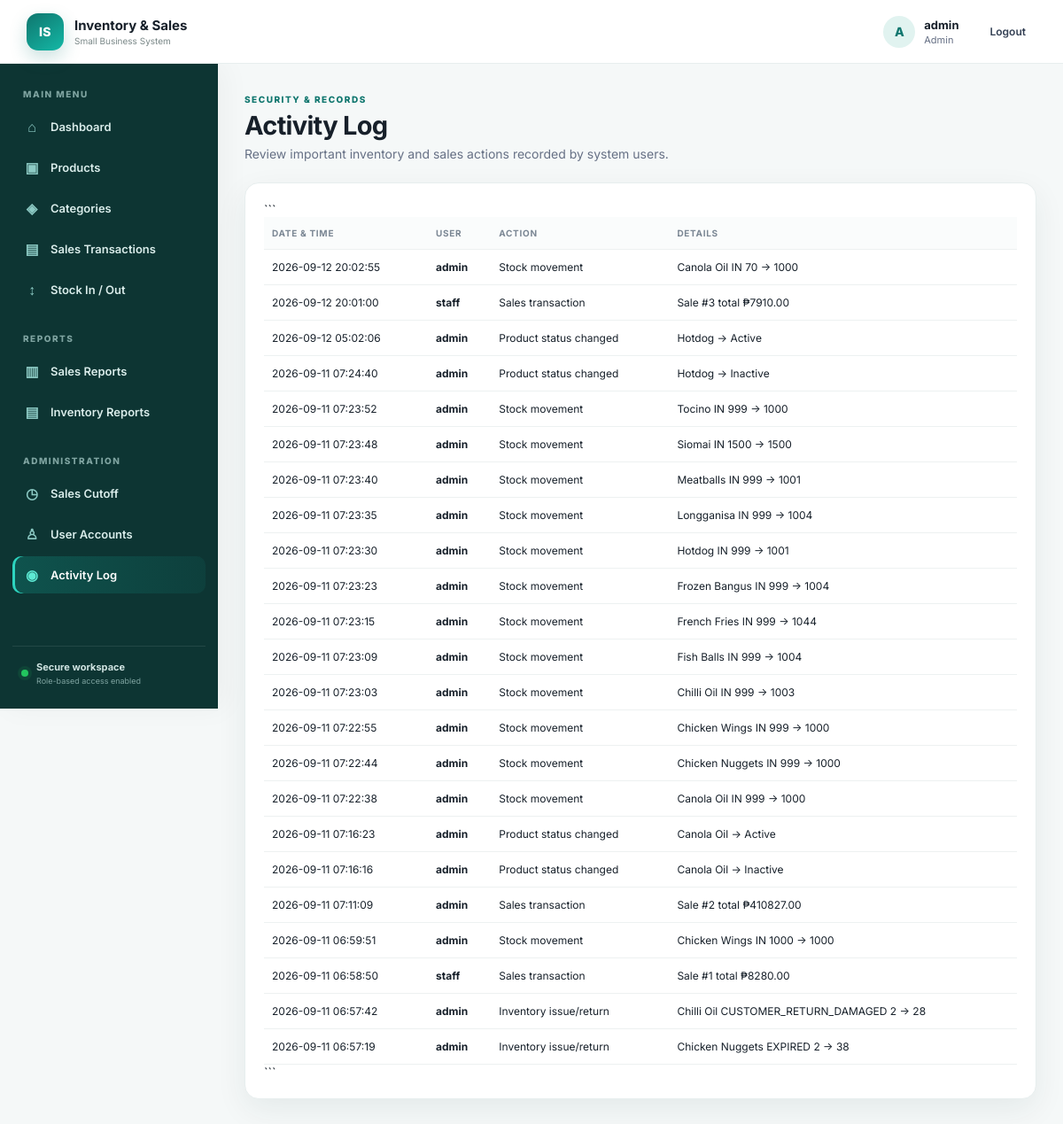
The app's page /audit-log (signed in) with its own data.
### tables this page shows
CREATE TABLE audit_logs (id integer primary key autoincrement, username text not null, action text not null, details text, created_at text not null);

### app.py (the view)
@app.route("/audit-log")
@login_required
@admin_required
def audit_log():
    conn=db(); logs=conn.execute("SELECT * FROM audit_logs ORDER BY id DESC LIMIT 200").fetchall(); conn.close()
    return render_template("audit_log.html",logs=logs)

### app.py (called while the page is built)
def db():
    conn = sqlite3.connect(DB)
    conn.row_factory = sqlite3.Row
    conn.execute("PRAGMA foreign_keys = ON")
    return conn

def login_required(f):
    @wraps(f)
    def wrapped(*args, **kwargs):
        if "user_id" not in session:
            return redirect(url_for("login"))
        return f(*args, **kwargs)
    return wrapped

def admin_required(f):
    @wraps(f)
    def wrapped(*args, **kwargs):
        if session.get("role") != "Admin":
            flash("Admin access required.", "error")
            return redirect(url_for("dashboard"))
        return f(*args, **kwargs)
    return wrapped

### templates/audit_log.html (shortened to what this page needs)
{% extends "base.html" %}
{% block content %}
<div class="page-head">
    <div>
        <span class="eyebrow">SECURITY & RECORDS</span>
        <h1>Activity Log</h1>
        <p class="muted">
            Review important inventory and sales actions recorded by system users.
        </p>
    </div>
</div>
<div class="panel">
    <div class="table-wrap">
        <table>
            <tr>
                <th>Date & Time</th>
                <th>User</th>
                <th>Action</th>
                <th>Details</th>
            </tr>
        {% for l in logs %}
        <tr>
            <td>{{l.created_at}}</td>
            <td>
                <strong>{{l.username}}</strong>
            </td>
            <td>{{l.action}}</td>
            <td>{{l.details or '-'}}</td>
        </tr>
        {% else %}
        <tr>
            <td colspan="4">No activity recorded yet.</td>
        </tr>
        {% endfor %}
    </table>
</div>
```
</div>
{% endblock %}

### static/css/style.css (style rules this page uses)
:root { --teal:#0f766e; --teal2:#0d9488; --deep:#0b3b38; --ink:#17202a; --muted:#667085; --line:#e7eeee; --bg:#f5f8f8; --white:#fff; --danger:#b42318; --shadow:0 12px 35px rgba(16,55,52,.07); }
* { box-sizing:border-box; }
html { scroll-behavior:smooth; }
body { margin:0; font-family:Inter,Segoe UI,Arial,sans-serif; background:var(--bg); color:var(--ink); font-size:14px; }
.eyebrow { display:inline-block; color:var(--teal); font-size:10px; font-weight:800; letter-spacing:1.5px; }
.page-head { display:flex; justify-content:space-between; align-items:end; margin-bottom:24px; }
.page-head h1 { font-size:29px; margin:5px 0 6px; letter-spacing:-.7px; }
.page-head p { margin:0; color:var(--muted); }
.panel { background:white; border:1px solid var(--line); border-radius:16px; padding:21px; box-shadow:var(--shadow); margin-bottom:18px; }
.table-wrap { overflow-x:auto; }
table { width:100%; border-collapse:collapse; min-width:500px; }
th,td { text-align:left; padding:12px 9px; border-bottom:1px solid #edf1f1; font-size:12px; }
th { font-size:10px; color:#7b8794; text-transform:uppercase; letter-spacing:.7px; background:#fafcfc; }
.muted { color:var(--muted); }

### records on screen
audit_logs: created_at "2026-09-12 20:02:55", username "admin", action "Stock movement", details "Canola Oil IN 70 -> 1000"
audit_logs: created_at "2026-09-12 20:01:00", username "staff", action "Sales transaction", details "Sale #3 total ₱7910.00"
audit_logs: created_at "2026-09-12 05:02:06", username "admin", action "Product status changed", details "Hotdog -> Active"
audit_logs: created_at "2026-09-11 07:24:40", username "admin", action "Product status changed", details "Hotdog -> Inactive"
audit_logs: created_at "2026-09-11 07:23:52", username "admin", action "Stock movement", details "Tocino IN 999 -> 1000"
audit_logs: created_at "2026-09-11 07:23:48", username "admin", action "Stock movement", details "Siomai IN 1500 -> 1500"
audit_logs: created_at "2026-09-11 07:23:40", username "admin", action "Stock movement", details "Meatballs IN 999 -> 1001"
audit_logs: created_at "2026-09-11 07:23:35", username "admin", action "Stock movement", details "Longganisa IN 999 -> 1004"
audit_logs: created_at "2026-09-11 07:23:30", username "admin", action "Stock movement", details "Hotdog IN 999 -> 1001"
audit_logs: created_at "2026-09-11 07:23:23", username "admin", action "Stock movement", details "Frozen Bangus IN 999 -> 1004"
audit_logs: created_at "2026-09-11 07:23:15", username "admin", action "Stock movement", details "French Fries IN 999 -> 1044"
audit_logs: created_at "2026-09-11 07:23:09", username "admin", action "Stock movement", details "Fish Balls IN 999 -> 1004"
audit_logs: created_at "2026-09-11 07:23:03", username "admin", action "Stock movement", details "Chilli Oil IN 999 -> 1003"
audit_logs: created_at "2026-09-11 07:22:55", username "admin", action "Stock movement", details "Chicken Wings IN 999 -> 1000"
audit_logs: created_at "2026-09-11 07:22:44", username "admin", action "Stock movement", details "Chicken Nuggets IN 999 -> 1000"
audit_logs: created_at "2026-09-11 07:22:38", username "admin", action "Stock movement", details "Canola Oil IN 999 -> 1000"
audit_logs: created_at "2026-09-11 07:16:23", username "admin", action "Product status changed", details "Canola Oil -> Active"
audit_logs: created_at "2026-09-11 07:16:16", username "admin", action "Product status changed", details "Canola Oil -> Inactive"
audit_logs: created_at "2026-09-11 07:11:09", username "admin", action "Sales transaction", details "Sale #2 total ₱410827.00"
audit_logs: created_at "2026-09-11 06:59:51", username "admin", action "Stock movement", details "Chicken Wings IN 1000 -> 1000"
audit_logs: created_at "2026-09-11 06:58:50", username "staff", action "Sales transaction", details "Sale #1 total ₱8280.00"
audit_logs: created_at "2026-09-11 06:57:42", username "admin", action "Inventory issue/return", details "Chilli Oil CUSTOMER_RETURN_DAMAGED 2 -> 28"
audit_logs: created_at "2026-09-11 06:57:19", username "admin", action "Inventory issue/return", details "Chicken Nuggets EXPIRED 2 -> 38"

### other values on screen
{{ session.username[:1]|upper }} "A"
{{ session.username }} "admin"
{{ session.role }} "Admin"
